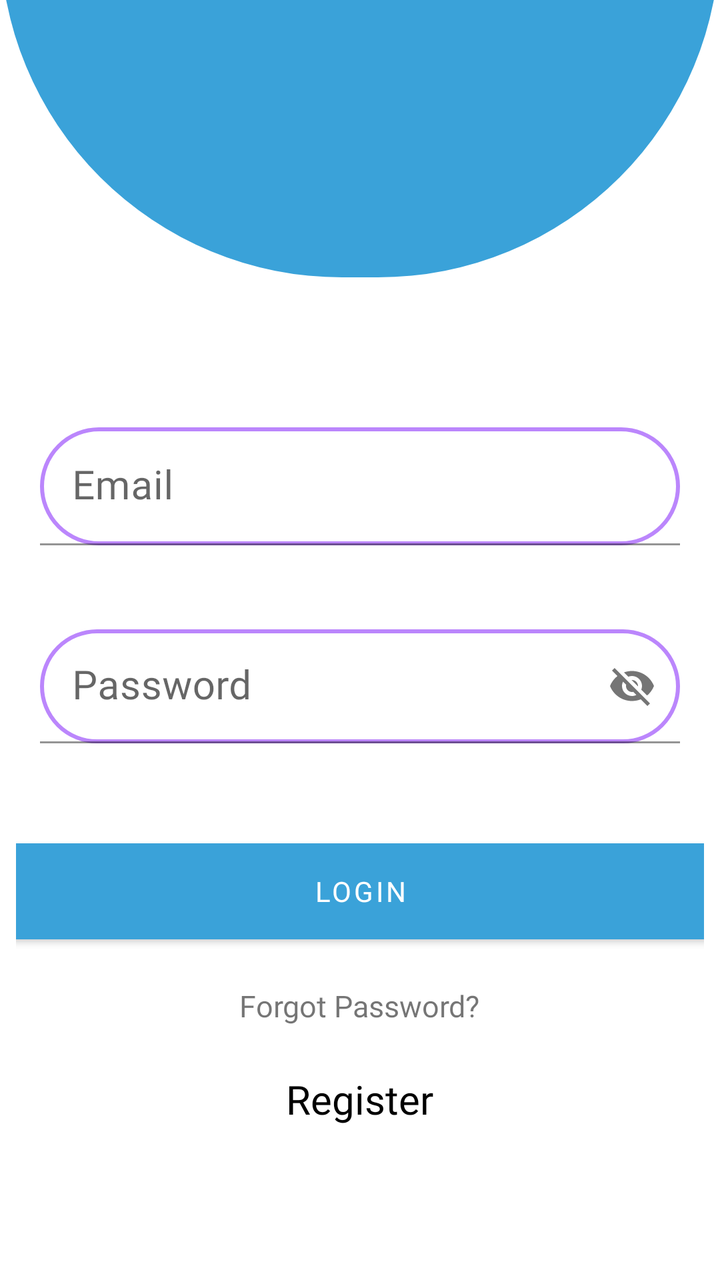
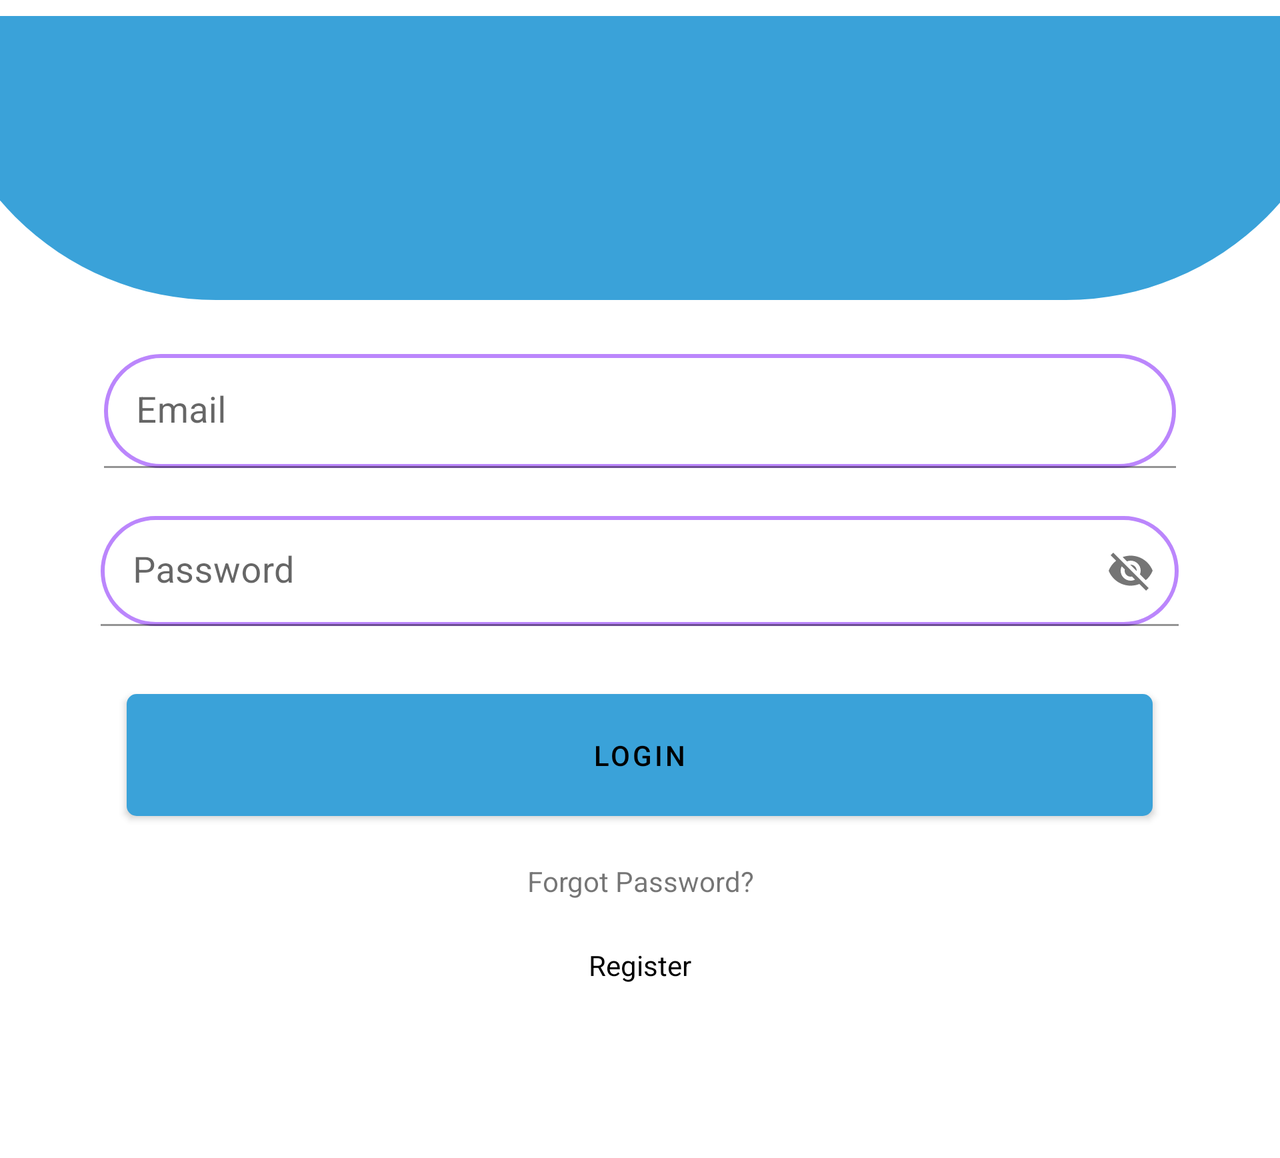

An Android layout and its configuration variant, each rendered on a device that would load it. The default file and the variant file are quoted in full after the pictures.
<!-- AndroidManifest.xml: application theme Theme.Validation -->
<!-- res/layout/login.xml -->
<?xml version="1.0" encoding="utf-8"?>

<androidx.constraintlayout.widget.ConstraintLayout xmlns:android="http://schemas.android.com/apk/res/android"
    xmlns:app="http://schemas.android.com/apk/res-auto"
    xmlns:tools="http://schemas.android.com/tools"
    android:layout_width="match_parent"
    android:layout_height="match_parent"
    tools:context=".Login">


    <FrameLayout
        android:id="@+id/frameLayout"
        android:layout_width="match_parent"
        android:layout_height="171dp"
        android:layout_marginBottom="55dp"
        android:background="@drawable/dash_board"
        app:layout_constraintBottom_toTopOf="@+id/linearLayout2"
        app:layout_constraintEnd_toEndOf="parent"
        app:layout_constraintStart_toStartOf="parent"
        app:layout_constraintTop_toTopOf="parent">

        <ImageView
            android:id="@+id/imageView"
            android:layout_width="100dp"
            android:layout_height="100dp"
            android:layout_gravity="center"
            android:layout_marginTop="-0.2dp"
            android:layout_marginBottom="10dp"
            app:srcCompat="@drawable/user"/>
    </FrameLayout>

    <LinearLayout
        android:id="@+id/linearLayout2"
        android:layout_width="0dp"
        android:layout_height="479dp"
        android:layout_marginTop="0dp"
        android:orientation="vertical"
        android:padding="8dp"

        app:layout_constraintBottom_toBottomOf="parent"
        app:layout_constraintEnd_toEndOf="parent"
        app:layout_constraintHorizontal_bias="0.489"
        app:layout_constraintStart_toStartOf="parent"
        app:layout_constraintTop_toBottomOf="@+id/frameLayout"
        app:layout_constraintVertical_bias="1.0">


        <com.google.android.material.textfield.TextInputLayout
            android:id="@+id/edtEmail"
            android:layout_width="match_parent"
            android:layout_height="83dp"
            app:errorEnabled="true">

            <com.google.android.material.textfield.TextInputEditText
                android:layout_width="match_parent"
                android:layout_height="wrap_content"
                android:layout_margin="12dp"
                android:background="@drawable/edit_text"
                android:elevation="34dp"
                android:fontFamily="@font/bitter"
                android:hint="@string/email"
                android:inputType="textEmailAddress"
                android:textSize="20sp" />
        </com.google.android.material.textfield.TextInputLayout>

        <com.google.android.material.textfield.TextInputLayout
            android:id="@+id/edtPassword"
            android:layout_width="match_parent"
            android:layout_height="87dp"
            app:errorEnabled="true"
            app:passwordToggleEnabled="true">

            <com.google.android.material.textfield.TextInputEditText
                android:layout_width="match_parent"
                android:layout_height="wrap_content"
                android:layout_marginTop="30dp"
                android:layout_marginLeft="12dp"
                android:layout_marginRight="12dp"
                android:background="@drawable/edit_text"
                android:hint="@string/password"
                android:inputType="text"
                android:fontFamily="@font/bitter"
                android:textSize="20sp" />


        </com.google.android.material.textfield.TextInputLayout>

        <Button
            android:id="@+id/btn"
            android:layout_width="371dp"
            android:layout_height="wrap_content"
            android:layout_gravity="center"
            android:layout_marginTop="50dp"
            android:background="@drawable/background"
            android:elevation="9dp"
            android:fontFamily="@font/bitter"
            android:onClick="logIn"
            android:text="@string/login"
            android:textColor="@color/white"
            app:backgroundTint="@color/back" />

        <TextView

            android:id="@+id/txtForgot"
            android:layout_width="wrap_content"
            android:layout_height="wrap_content"
            android:layout_gravity="center"
            android:layout_marginTop="23dp"
            android:fontFamily="@font/bitter"
            android:gravity="center"
            android:onClick="forgot"
            android:textSize="15sp"
            android:text="@string/forgot_password" />

        <TextView
            android:id="@+id/txtSinUp"
            android:layout_width="wrap_content"
            android:layout_height="wrap_content"
            android:layout_gravity="center"
            android:layout_marginTop="23dp"
            android:fontFamily="@font/bitter"
            android:gravity="center"
            android:onClick="signUp"
            android:text="@string/sign_up"
            android:textSize="20sp"
            android:textColor="@color/black" />

        <ProgressBar
            android:id="@+id/progressBar"
            style="?android:attr/progressBarStyle"
            android:layout_width="wrap_content"
            android:layout_height="wrap_content"
            android:layout_gravity="center"
            android:layout_marginTop="24dp"
            android:visibility="invisible" />
    </LinearLayout>

</androidx.constraintlayout.widget.ConstraintLayout>
<!-- resources referenced by this layout -->
<resources>
  <color name="back">#3AA2D9</color>
  <color name="black">#FF000000</color>
  <color name="white">#FFFFFFFF</color>
  <!-- drawable background (drawable) -->
  <?xml version="1.0" encoding="utf-8"?>
  
  <shape xmlns:android="http://schemas.android.com/apk/res/android">
  
      <corners android:radius="5dp"/>
  
      <gradient android:startColor="#3AA2D9"
          android:endColor="#3AA2D9"
          android:angle="225">
      </gradient>
  
  </shape>
  <!-- drawable dash_board (drawable) -->
  <?xml version="1.0" encoding="utf-8"?>
  
  <shape xmlns:android="http://schemas.android.com/apk/res/android"
      android:shape="rectangle"
      >
      <solid android:color="@color/back"/>
      <corners
          android:bottomLeftRadius="800dp"
          android:bottomRightRadius="800dp"
          />
      <size android:width="40dp"
          android:height="30dp"/>
  
  
  </shape>
  <!-- drawable edit_text (drawable) -->
  <?xml version="1.0" encoding="utf-8"?>
  
  <shape xmlns:android="http://schemas.android.com/apk/res/android">
      <corners android:radius="40dp"/>
      <stroke android:width="2dp"
          android:color="@color/purple_200"/>
  
  </shape>
  <string name="email">Email</string>
  <string name="forgot_password">Forgot Password?</string>
  <string name="login">login</string>
  <string name="password">Password</string>
  <string name="sign_up">Register</string>
  <style name="Theme.Validation" parent="Theme.MaterialComponents.Light.DarkActionBar">
          
          <item name="colorPrimary">@color/purple_500</item>
          <item name="colorPrimaryVariant">@color/purple_700</item>
          <item name="colorOnPrimary">@color/white</item>
          
          <item name="colorSecondary">@color/teal_200</item>
          <item name="colorSecondaryVariant">@color/teal_700</item>
          <item name="colorOnSecondary">@color/black</item>
          <item name="android:actionMenuTextColor">@color/white</item>
          
          <item name="android:statusBarColor" tools:targetApi="l">?attr/colorPrimaryVariant</item>
          
      </style>
  <color name="purple_200">#FFBB86FC</color>
  <color name="purple_500">#FF6200EE</color>
  <color name="purple_700">#FF3700B3</color>
  <color name="teal_200">#FF03DAC5</color>
  <color name="teal_700">#FF018786</color>
</resources>
<!-- res/layout-land/login.xml (the repository's variant of the layout above) -->
<!-- drawn on the phone turned sideways -->
<?xml version="1.0" encoding="utf-8"?>

<ScrollView
    xmlns:android="http://schemas.android.com/apk/res/android"
    xmlns:app="http://schemas.android.com/apk/res-auto"
    xmlns:tools="http://schemas.android.com/tools"
    android:layout_width="match_parent"
    android:layout_height="match_parent">
<androidx.constraintlayout.widget.ConstraintLayout
    android:layout_width="match_parent"
    android:layout_height="match_parent">

    <FrameLayout
        android:id="@+id/frameLayout"
        android:layout_width="709dp"
        android:layout_height="142dp"
        android:layout_marginTop="8dp"
        android:background="@drawable/dash_board"
        app:layout_constraintBottom_toTopOf="@+id/linearLayout2"
        app:layout_constraintEnd_toEndOf="parent"
        app:layout_constraintStart_toStartOf="parent"
        app:layout_constraintTop_toTopOf="parent">

        <ImageView
            android:id="@+id/imageView"
            android:layout_width="153dp"
            android:layout_height="129dp"
            android:layout_gravity="center"
            android:layout_marginTop="-0.2dp"
            android:layout_marginBottom="10dp"
            app:srcCompat="@drawable/user" />
    </FrameLayout>

    <LinearLayout
        android:id="@+id/linearLayout2"
        android:layout_width="0dp"
        android:layout_height="wrap_content"
        android:orientation="vertical"
        android:padding="15dp"
        app:layout_constraintBottom_toBottomOf="parent"

        app:layout_constraintEnd_toEndOf="parent"
        app:layout_constraintHorizontal_bias="1.0"
        app:layout_constraintStart_toStartOf="parent"
        app:layout_constraintTop_toBottomOf="@+id/frameLayout"
        app:layout_constraintVertical_bias="1.0">


        <com.google.android.material.textfield.TextInputLayout
            android:id="@+id/edtEmail"
            android:layout_width="560dp"
            android:layout_height="81dp"
            android:layout_gravity="center"
            app:errorEnabled="true">

            <com.google.android.material.textfield.TextInputEditText
                android:layout_width="match_parent"
                android:layout_height="wrap_content"
                android:layout_margin="12dp"
                android:background="@drawable/edit_text"
                android:elevation="34dp"
                android:hint="@string/email"
                android:inputType="textEmailAddress"
                android:textSize="18sp" />
        </com.google.android.material.textfield.TextInputLayout>

        <com.google.android.material.textfield.TextInputLayout
            android:id="@+id/edtPassword"
            android:layout_width="563dp"
            android:layout_height="81dp"
            android:layout_gravity="center"
            app:errorEnabled="true"
            app:passwordToggleEnabled="true">

            <com.google.android.material.textfield.TextInputEditText
                android:layout_width="539dp"
                android:layout_height="55dp"
                android:layout_margin="12dp"
                android:background="@drawable/edit_text"
                android:hint="@string/password"
                android:inputType="text"
                android:textSize="18sp" />


        </com.google.android.material.textfield.TextInputLayout>

        <Button
            android:id="@+id/btn"
            android:layout_width="513dp"
            android:layout_height="61dp"
            android:layout_gravity="center"
            android:background="@drawable/background"
            android:elevation="2dp"
            android:onClick="logIn"
            android:text="@string/login"
            android:layout_marginTop="20dp"
            android:textColor="@color/black"
            app:backgroundTint="@color/back" />

        <TextView

            android:id="@+id/txtForgot"
            android:layout_width="wrap_content"
            android:layout_height="wrap_content"
            android:layout_gravity="center"
            android:layout_marginTop="23dp"
            android:gravity="center"
            android:onClick="forgot"
            android:text="@string/forgot_password" />

        <TextView
            android:id="@+id/txtSinUp"
            android:layout_width="wrap_content"
            android:layout_height="wrap_content"
            android:layout_gravity="center"
            android:layout_marginTop="23dp"
            android:gravity="center"
            android:onClick="signUp"
            android:text="@string/sign_up"
            android:textColor="@color/black" />

        <ProgressBar
            android:id="@+id/progressBar"
            style="?android:attr/progressBarStyle"
            android:layout_width="wrap_content"
            android:layout_height="wrap_content"
            android:layout_gravity="center"
            android:layout_marginTop="24dp"
            android:visibility="invisible" />
    </LinearLayout>
</androidx.constraintlayout.widget.ConstraintLayout>
</ScrollView>
<!-- resources referenced by the variant -->
<!-- as the phone turned sideways resolves them -->
<resources>
  <color name="back">#3AA2D9</color>
  <color name="black">#FF000000</color>
  <!-- drawable background (drawable) -->
  <?xml version="1.0" encoding="utf-8"?>
  
  <shape xmlns:android="http://schemas.android.com/apk/res/android">
  
      <corners android:radius="5dp"/>
  
      <gradient android:startColor="#3AA2D9"
          android:endColor="#3AA2D9"
          android:angle="225">
      </gradient>
  
  </shape>
  <!-- drawable dash_board (drawable) -->
  <?xml version="1.0" encoding="utf-8"?>
  
  <shape xmlns:android="http://schemas.android.com/apk/res/android"
      android:shape="rectangle"
      >
      <solid android:color="@color/back"/>
      <corners
          android:bottomLeftRadius="800dp"
          android:bottomRightRadius="800dp"
          />
      <size android:width="40dp"
          android:height="30dp"/>
  
  
  </shape>
  <!-- drawable edit_text (drawable) -->
  <?xml version="1.0" encoding="utf-8"?>
  
  <shape xmlns:android="http://schemas.android.com/apk/res/android">
      <corners android:radius="40dp"/>
      <stroke android:width="2dp"
          android:color="@color/purple_200"/>
  
  </shape>
  <string name="email">Email</string>
  <string name="forgot_password">Forgot Password?</string>
  <string name="login">login</string>
  <string name="password">Password</string>
  <string name="sign_up">Register</string>
  <style name="Theme.Validation" parent="Theme.MaterialComponents.Light.DarkActionBar">
          
          <item name="colorPrimary">@color/purple_500</item>
          <item name="colorPrimaryVariant">@color/purple_700</item>
          <item name="colorOnPrimary">@color/white</item>
          
          <item name="colorSecondary">@color/teal_200</item>
          <item name="colorSecondaryVariant">@color/teal_700</item>
          <item name="colorOnSecondary">@color/black</item>
          <item name="android:actionMenuTextColor">@color/white</item>
          
          <item name="android:statusBarColor" tools:targetApi="l">?attr/colorPrimaryVariant</item>
          
      </style>
  <color name="purple_200">#FFBB86FC</color>
  <color name="purple_500">#FF6200EE</color>
  <color name="purple_700">#FF3700B3</color>
  <color name="white">#FFFFFFFF</color>
  <color name="teal_200">#FF03DAC5</color>
  <color name="teal_700">#FF018786</color>
</resources>
